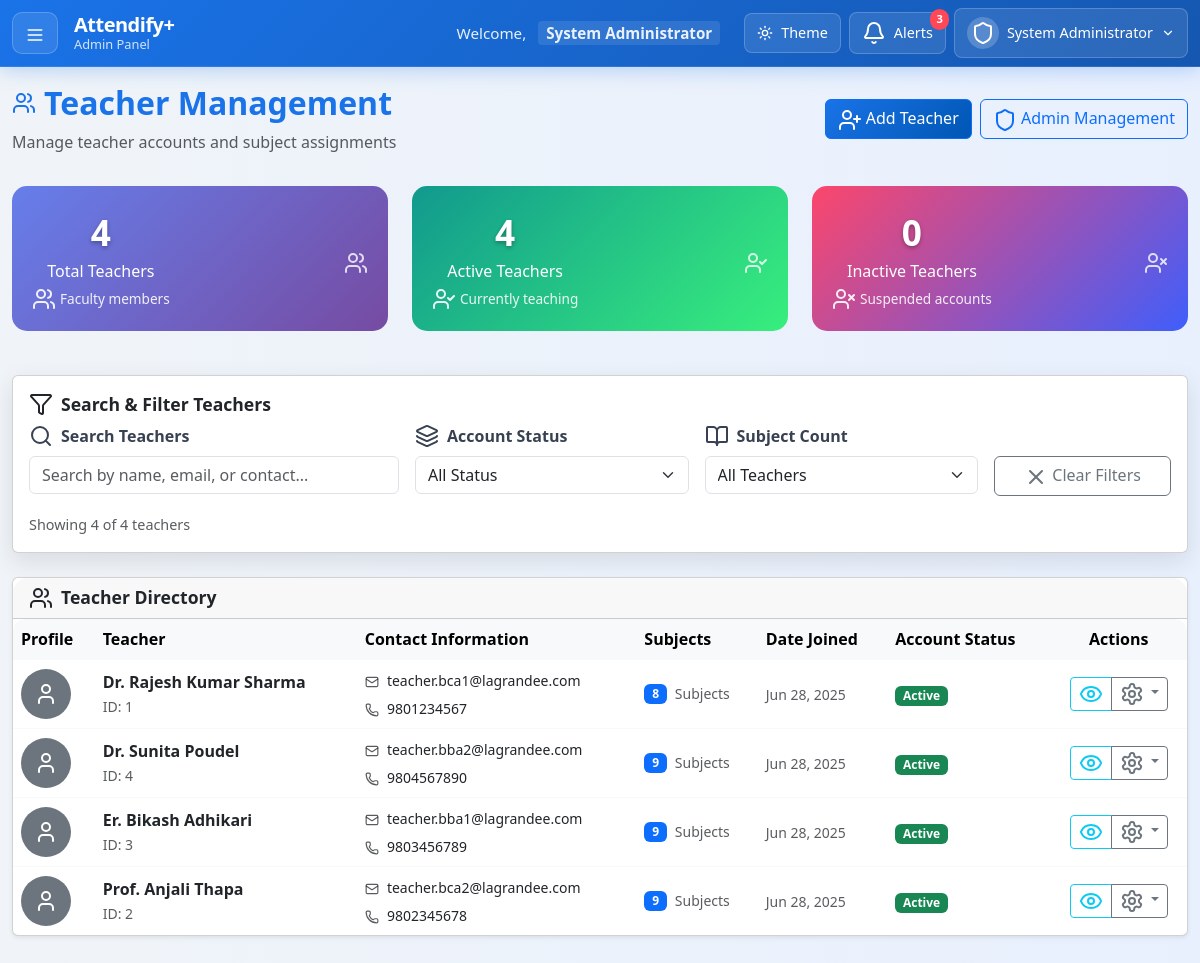
The app's page /views/admin/manage_teacher.php (signed in) with its own data.
### tables this page shows
CREATE TABLE teachers (
  TeacherID INT AUTO_INCREMENT PRIMARY KEY,
  FullName VARCHAR(100) NOT NULL,
  Contact VARCHAR(20),
  Address VARCHAR(200),
  PhotoURL VARCHAR(255),
  LoginID INT NOT NULL UNIQUE,
  FOREIGN KEY (LoginID) REFERENCES login_tbl(LoginID)
);

### views/admin/manage_teacher.php (the view, shortened to what this page needs)
<?php
include '../../config/db_config.php';
$teachers = [];
$sql = "SELECT t.TeacherID, t.FullName, t.Contact, t.Address, l.Email, l.CreatedDate, l.Status,
               t.PhotoURL, COUNT(ts.SubjectID) as SubjectCount
        FROM teachers t
        JOIN login_tbl l ON t.LoginID = l.LoginID
        LEFT JOIN teacher_subject_map ts ON t.TeacherID = ts.TeacherID
        GROUP BY t.TeacherID, t.FullName, t.Contact, t.Address, l.Email, l.CreatedDate, l.Status, t.PhotoURL
        ORDER BY l.Status ASC, t.FullName";
$res = $conn->query($sql);
while ($row = $res->fetch_assoc()) {
  $teachers[] = $row;
}
$stats = [];
$statsQueries = [
  'total_teachers' => "SELECT COUNT(*) as count FROM teachers t JOIN login_tbl l ON t.LoginID = l.LoginID",
  'active_teachers' => "SELECT COUNT(*) as count FROM teachers t JOIN login_tbl l ON t.LoginID = l.LoginID WHERE l.Status = 'active'",
  'inactive_teachers' => "SELECT COUNT(*) as count FROM teachers t JOIN login_tbl l ON t.LoginID = l.LoginID WHERE l.Status = 'inactive'"
];
foreach ($statsQueries as $key => $query) {
  $result = $conn->query($query);
  $stats[$key] = $result->fetch_assoc()['count'];
}
?>
<!DOCTYPE html>
<html lang="en">
<head>
  <link rel="stylesheet" href="../../assets/css/manage_teacher.css" />
  <link href="https://cdn.jsdelivr.net/npm/bootstrap@5.3.0/dist/css/bootstrap.min.css" rel="stylesheet" />
</head>
<body>
  <?php include '../components/navbar_admin.php'; ?>
  <div class="container-fluid dashboard-container">
    <div class="page-header d-flex justify-content-between align-items-center flex-wrap">
      <div>
        <h2 class="page-title">
          <i data-lucide="users"></i>
          Teacher Management
        </h2>
        <p class="text-muted mb-0">Manage teacher accounts and subject assignments</p>
      </div>
      <div class="d-flex gap-2 flex-wrap">
        <button class="btn btn-primary" data-bs-toggle="modal" data-bs-target="#addTeacherModal">
          <i data-lucide="user-plus"></i> Add Teacher
        </button>
        <a href="manage_admin.php" class="btn btn-outline-primary">
          <i data-lucide="shield"></i> Admin Management
        </a>
      </div>
    </div>
    <div class="row g-4 mb-4">
      <div class="col-md-4">
        <div class="stat-card text-center">
          <div class="d-flex justify-content-between align-items-center">
            <div>
              <div class="stat-number"><?= $stats['total_teachers'] ?></div>
              <div class="stat-label">Total Teachers</div>
              <div class="stat-change">
                <i data-lucide="users"></i>
                <span>Faculty members</span>
              </div>
            </div>
            <div class="stats-icon">
              <i data-lucide="users"></i>
            </div>
          </div>
        </div>
      </div>
      <div class="col-md-4">
        <div class="stat-card teachers text-center">
          <div class="d-flex justify-content-between align-items-center">
            <div>
              <div class="stat-number"><?= $stats['active_teachers'] ?></div>
              <div class="stat-label">Active Teachers</div>
              <div class="stat-change">
                <i data-lucide="user-check"></i>
                <span>Currently teaching</span>
              </div>
            </div>
            <div class="stats-icon">
              <i data-lucide="user-check"></i>
            </div>
          </div>
        </div>
      </div>
      <div class="col-md-4">
        <div class="stat-card admins text-center">
          <div class="d-flex justify-content-between align-items-center">
            <div>
              <div class="stat-number"><?= $stats['inactive_teachers'] ?></div>
              <div class="stat-label">Inactive Teachers</div>
              <div class="stat-change">
                <i data-lucide="user-x"></i>
                <span>Suspended accounts</span>
              </div>
            </div>
            <div class="stats-icon">
              <i data-lucide="user-x"></i>
            </div>
          </div>
        </div>
      </div>
    </div>
    <div class="card mb-4">
      <div class="card-body">
        <h6 class="card-title">
          <i data-lucide="filter"></i>
          Search & Filter Teachers
        </h6>
        <div class="row g-3">
          <div class="col-md-4">
            <label class="form-label">
              <i data-lucide="search"></i>
              Search Teachers
            </label>
            <input id="teacherSearch" type="text" class="form-control" placeholder="Search by name, email, or contact..." />
          </div>
          <div class="col-md-3">
            <label class="form-label">
              <i data-lucide="layers"></i>
              Account Status
            </label>
            <select id="filterStatus" class="form-select">
              <option value="">All Status</option>
            </select>
          </div>
          <div class="col-md-3">
            <label class="form-label">
              <i data-lucide="book-open"></i>
              Subject Count
            </label>
            <select id="filterSubjectCount" class="form-select">
              <option value="">All Teachers</option>
            </select>
          </div>
          <div class="col-md-2">
            <label class="form-label">&nbsp;</label>
            <button id="clearFilters" class="btn btn-outline-secondary d-block w-100">
              <i data-lucide="x"></i>
              Clear Filters
            </button>
          </div>
        </div>
        <div class="mt-3">
          <small id="resultsCount" class="text-muted"></small>
        </div>
      </div>
    </div>
    <div class="card shadow-sm">
      <div class="card-header">
        <h6 class="card-title mb-0">
          <i data-lucide="users"></i>
          Teacher Directory
        </h6>
      </div>
      <div class="table-responsive">
        <table id="teachersTable" class="table table-hover align-middle mb-0">
          <thead class="table-light">
            <tr>
              <th>Profile</th>
              <th>Teacher</th>
              <th>Contact Information</th>
              <th>Subjects</th>
              <th>Date Joined</th>
              <th>Account Status</th>
              <th class="text-center">Actions</th>
            </tr>
          </thead>
          <tbody id="teachersTableBody">
            <?php foreach ($teachers as $teacher): ?>
              <tr class="teacher-row"
                data-name="<?= strtolower(htmlspecialchars($teacher['FullName'])) ?>"
                data-email="<?= strtolower(htmlspecialchars($teacher['Email'])) ?>"
                data-contact="<?= htmlspecialchars($teacher['Contact']) ?>"
                data-status="<?= htmlspecialchars($teacher['Status']) ?>"
                data-subject-count="<?= $teacher['SubjectCount'] ?>">
                <td>
                  <?php if (!empty($teacher['PhotoURL']) && file_exists($teacher['PhotoURL'])): ?>
                    <img src="<?= htmlspecialchars($teacher['PhotoURL']) ?>"
                      alt="<?= htmlspecialchars($teacher['FullName']) ?>"
                      class="teacher-photo">
                  <?php else: ?>
                    <div class="teacher-placeholder">
                      <i data-lucide="user"></i>
                    </div>
                  <?php endif; ?>
                </td>
                <td>
                  <div>
                    <div class="fw-semibold"><?= htmlspecialchars($teacher['FullName']) ?></div>
                    <small class="text-muted">ID: <?= $teacher['TeacherID'] ?></small>
                  </div>
                </td>
                <td>
                  <div>
                    <div class="mb-1">
                      <i data-lucide="mail" class="me-1 text-muted" style="width: 14px; height: 14px;"></i>
                      <small><?= htmlspecialchars($teacher['Email']) ?></small>
                    </div>
                    <?php if (!empty($teacher['Contact'])): ?>
                      <div>
                        <i data-lucide="phone" class="me-1 text-muted" style="width: 14px; height: 14px;"></i>
                        <small><?= htmlspecialchars($teacher['Contact']) ?></small>
                      </div>
                    <?php endif; ?>
                  </div>
                </td>
                <td>
                  <div class="d-flex align-items-center">
                    <span class="badge bg-primary me-2"><?= $teacher['SubjectCount'] ?></span>
                    <small class="text-muted">
                      <?= $teacher['SubjectCount'] == 1 ? 'Subject' : 'Subjects' ?>
                    </small>
                  </div>
                </td>
                <td>
                  <small class="text-muted">
                    <?= date('M j, Y', strtotime($teacher['CreatedDate'])) ?>
                  </small>
                </td>
                <td>
                  <span class="badge <?= $teacher['Status'] === 'active' ? 'bg-success' : 'bg-danger' ?> status-badge">
                    <?= ucfirst($teacher['Status']) ?>
                  </span>
                </td>
                <td class="text-center">
                  <div class="btn-group" role="group">
                    <button class="btn btn-sm btn-outline-info"
                      data-bs-toggle="modal"
                      data-bs-target="#viewTeacherModal<?= $teacher['TeacherID'] ?>"
                      title="View Details">
                      <i data-lucide="eye"></i>
                    </button>
                    <div class="btn-group" role="group">
                      <button class="btn btn-sm btn-outline-secondary dropdown-toggle" data-bs-toggle="dropdown" title="Change Status">
                        <i data-lucide="settings"></i>
                      </button>
                    </div>
                  </div>
                </td>
              </tr>
            <?php endforeach; ?>
          </tbody>
        </table>
      </div>
    </div>
  </div>
</body>
</html>

### views/components/navbar_admin.php (shortened to what this page needs)
<nav class="navbar navbar-expand-lg navbar-dark admin-navbar">
    <div class="container-fluid">
        <div class="d-flex align-items-center">
            <button class="btn navbar-toggle-btn me-3" id="sidebarToggle" title="Toggle Sidebar">
                <i data-lucide="menu" class="navbar-icon"></i>
            </button>
            <a class="navbar-brand d-flex align-items-center gap-2" href="../admin/dashboard_admin.php">
                <div class="brand-text">
                    <span class="brand-main">Attendify+</span>
                    <span class="brand-sub">Admin Panel</span>
                </div>
            </a>
        </div>
        <div class="d-none d-lg-flex navbar-nav ms-auto align-items-center gap-2">
            <div class="navbar-text welcome-text">
                <span class="welcome-label">Welcome,</span>
                <span class="welcome-name"><?= htmlspecialchars($_SESSION['Username']) ?></span>
            </div>
            <button class="btn navbar-btn theme-toggle-btn" onclick="toggleTheme()" title="Toggle Dark/Light Mode">
                <i data-lucide="sun" class="theme-icon light-icon"></i>
                <span class="btn-text d-none d-xxl-inline">Theme</span>
            </button>
            <div class="dropdown notification-dropdown-wrapper">
                <button class="btn navbar-btn notification-btn" type="button" data-bs-toggle="dropdown" aria-expanded="false" title="Notifications">
                    <i data-lucide="bell"></i>
                    <span class="notification-badge">3</span>
                    <span class="btn-text d-none d-xxl-inline">Alerts</span>
                </button>
            </div>
            <div class="dropdown profile-dropdown-wrapper">
                <button class="btn navbar-btn profile-btn" type="button" data-bs-toggle="dropdown" aria-expanded="false" title="Profile Menu">
                    <div class="profile-avatar">
                        <i data-lucide="shield"></i>
                    </div>
                    <span class="btn-text d-none d-xxl-inline"><?= htmlspecialchars($_SESSION['Username']) ?></span>
                    <i data-lucide="chevron-down" class="dropdown-arrow d-none d-xxl-inline"></i>
                </button>
            </div>
        </div>
    </div>
</nav>
<link rel="stylesheet" href="../../assets/css/navbar_admin.css">

### assets/css/navbar_admin.css (style rules this page uses)
:root { --accent-light: #1a73e8; --accent-dark: #047857; --card-light: #ffffff; --card-dark: #1f2937; --text-light: #374151; --text-dark: #f9fafb; --text-muted-light: #6b7280; --text-muted-dark: #9ca3af; --hover-light: #f3f4f6; --hover-dark: #374151; --navbar-height: 60px; }
.admin-navbar { background: linear-gradient(135deg, var(--accent-light) 0%, #1557b0 100%) !important; box-shadow: 0 2px 20px rgba(26, 115, 232, 0.3); border-bottom: 1px solid rgba(255, 255, 255, 0.1); min-height: var(--navbar-height); z-index: 1060; transition: all 0.3s ease; position: fixed; top: 0; left: 0; right: 0; }
.navbar-toggle-btn { background: rgba(255, 255, 255, 0.1); border: 1px solid rgba(255, 255, 255, 0.2); color: white; border-radius: 10px; padding: 8px 12px; transition: all 0.3s ease; }
.navbar-icon { width: 20px; height: 20px; }
.navbar-brand { text-decoration: none; color: white !important; font-weight: 600; transition: all 0.3s ease; }
.brand-text { display: flex; flex-direction: column; line-height: 1.2; }
.brand-main { font-size: 1.25rem; font-weight: 700; letter-spacing: -0.5px; }
.brand-sub { font-size: 0.8rem; opacity: 0.8; font-weight: 400; }
.welcome-text { color: rgba(255, 255, 255, 0.9); font-size: 0.95rem; margin-right: 1rem; }
.welcome-label { font-weight: 400; margin-right: 0.5rem; }
.welcome-name { font-weight: 600; background: rgba(255, 255, 255, 0.1); padding: 2px 8px; border-radius: 4px; }
.navbar-btn { background: rgba(255, 255, 255, 0.1); border: 1px solid rgba(255, 255, 255, 0.2); color: white; border-radius: 8px; padding: 8px 12px; display: flex; align-items: center; gap: 0.5rem; transition: all 0.3s ease; font-size: 0.9rem; font-weight: 500; }
.theme-toggle-btn { position: relative; }
.theme-icon { width: 16px; height: 16px; transition: all 0.3s ease; }
.notification-btn { position: relative; }
.notification-badge { position: absolute; top: -4px; right: -4px; background: #ff4757; color: white; font-size: 0.7rem; padding: 2px 6px; border-radius: 10px; min-width: 18px; text-align: center; font-weight: 600; animation: pulse 2s infinite; }
.profile-btn { min-width: auto; }
.profile-avatar { background: rgba(255, 255, 255, 0.2); border-radius: 50%; width: 32px; height: 32px; display: flex; align-items: center; justify-content: center; }
.dropdown-arrow { width: 14px; height: 14px; transition: transform 0.3s ease; }
body { padding-top: var(--navbar-height) !important; }
.dashboard-container { padding-top: 1.5rem !important; padding-bottom: 2rem; }
.page-header { margin-bottom: 2rem; }
@media (min-width: 1200px) { .navbar-btn .btn-text { display: inline !important; } }
@media (min-width: 1200px) { .dropdown-arrow { display: inline !important; } }

### records on screen
teachers: FullName "Dr. Rajesh Kumar Sharma", TeacherID "1", LoginID.Email "teacher.bca1@lagrandee.com", Contact "9801234567", SubjectCount "8", LoginID.CreatedDate "Jun 28, 2025", LoginID.Status "Active"
teachers: FullName "Dr. Sunita Poudel", TeacherID "4", LoginID.Email "teacher.bba2@lagrandee.com", Contact "9804567890", SubjectCount "9", LoginID.CreatedDate "Jun 28, 2025", LoginID.Status "Active"
teachers: FullName "Er. Bikash Adhikari", TeacherID "3", LoginID.Email "teacher.bba1@lagrandee.com", Contact "9803456789", SubjectCount "9", LoginID.CreatedDate "Jun 28, 2025", LoginID.Status "Active"
teachers: FullName "Prof. Anjali Thapa", TeacherID "2", LoginID.Email "teacher.bca2@lagrandee.com", Contact "9802345678", SubjectCount "9", LoginID.CreatedDate "Jun 28, 2025", LoginID.Status "Active"

### other values on screen
$_SESSION['Username'] "System Administrator"
$stats['total_teachers'] "4"
$stats['active_teachers'] "4"
$stats['inactive_teachers'] "0"
